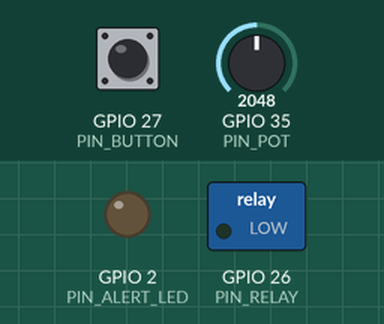
The program below on a simulated ESP32. On the bench: switched loads named in the program (green lamp = pin HIGH), output pins drawn as LEDs (lit = HIGH). The test bench sets the inputs (shaded band); at power-on: GPIO 27 (PIN_BUTTON) HIGH, GPIO 35 (PIN_POT) = 2048. WiFi joins after 1.5 s; servers stay silent unless stated; uploads are accepted with an empty reply; what the program prints to the serial monitor is not drawn.

Above: at 0.0 s.
At 1.5 s:
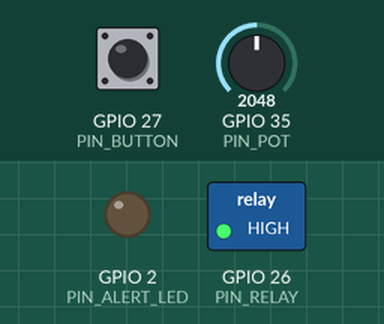
1.6 s: GPIO 27 (PIN_BUTTON) pulled LOW for 0.15 s
3.3 s: GPIO 27 (PIN_BUTTON) pulled LOW for 1 s
5.8 s: GPIO 35 (PIN_POT) set to 1228
8.8 s: GPIO 27 (PIN_BUTTON) driven LOW
10.8 s: GPIO 27 (PIN_BUTTON) pulsed HIGH 2 times (0.12 s each, 0.3 s apart)
12.9 s: GPIO 35 (PIN_POT) set to 2585
15.5 s: GPIO 35 (PIN_POT) set to 2691
At 17.9 s:
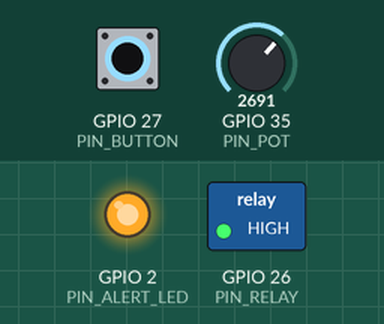
Timing chart, 0 to 19.4 s (numbered marks = the images above; inputs shaded):
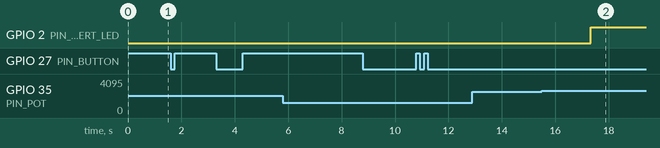

The program:

main.cpp
```cpp
// Projeto Solimões - nó embarcado (versão Wi-Fi direto para o site)
//
// Lê a cada 1 s:  tensão/corrente da bateria (INA226 + shunt), tensão/corrente do
// painel (2º INA226), temperatura da bateria (DS18B20), temp/umidade da caixa (SHT31)
// e o ponto médio do banco (divisor + ADC).
// A cada SEND_PERIOD_MS envia um resumo (média/mín/máx, Ah, SoC, flags) em JSON por
// HTTP POST para o servidor. Corte de carga e alerta local funcionam sem internet.

#include <Arduino.h>
#include <Wire.h>
#include <WiFi.h>
#include <WiFiClientSecure.h>
#include <HTTPClient.h>
#include <ArduinoJson.h>
#include <INA226.h>
#include <OneWire.h>
#include <DallasTemperature.h>
#include <Adafruit_SHT31.h>
#include "config.h"

// ---------------- Sensores ----------------
INA226 inaBat(INA_BAT_ADDR);
INA226 inaPan(INA_PAN_ADDR);
OneWire oneWire(PIN_ONEWIRE);
DallasTemperature ds18(&oneWire);
Adafruit_SHT31 sht31;

bool okInaBat = false, okInaPan = false, okSht = false, okDs = false;

// ---------------- Estatística de uma grandeza no intervalo ----------------
struct Stat {
  float sum = 0, mn = NAN, mx = NAN;
  uint32_t n = 0;
  void add(float v) {
    if (isnan(v)) return;
    sum += v; n++;
    if (isnan(mn) || v < mn) mn = v;
    if (isnan(mx) || v > mx) mx = v;
  }
  void reset() { sum = 0; mn = mx = NAN; n = 0; }
  void toJson(JsonObject o) const {
    if (n == 0) { o["avg"] = nullptr; o["min"] = nullptr; o["max"] = nullptr; return; }
    o["avg"] = round3(sum / n); o["min"] = round3(mn); o["max"] = round3(mx);
  }
  static float round3(float v) { return roundf(v * 1000.0f) / 1000.0f; }
};

Stat sBatV, sBatI, sPanV, sPanI, sLoadI, sBatT, sBoxT, sBoxRH, sMidV;

// ---------------- Estado ----------------
float soc = NAN;              // %
float ahIn = 0, ahOut = 0;    // Ah acumulados desde o último envio
float ahInTotal = 0, ahOutTotal = 0;
uint32_t restSinceMs = 0;     // início do período em repouso (|I| pequeno)
bool loadCut = false;
uint32_t seq = 0;
uint32_t lastSample = 0, lastSend = 0;
uint16_t flagsInterval = 0;   // flags que ocorreram em algum momento do intervalo

enum Flag : uint16_t {
  F_LOW_SOC     = 1 << 0,
  F_LOAD_CUT    = 1 << 1,
  F_BAT_HOT     = 1 << 2,
  F_BOX_HUMID   = 1 << 3,
  F_IMBALANCE   = 1 << 4,
  F_SENSOR_FAIL = 1 << 5,
  F_FULL_CHARGE = 1 << 6,
};

// ---------------- SoC por tensão de circuito aberto (chumbo-ácido, ~25 °C) ----------------
// 12,7 V = 100% · 12,4 V = 75% · 12,2 V = 50% · 12,0 V = 25% · 11,8 V = 0%
float socFromOcv(float vBat) {
  float v = vBat / BAT_CELLS_12V;
  const float V[] = {11.8f, 12.0f, 12.2f, 12.4f, 12.7f};
  const float S[] = {0, 25, 50, 75, 100};
  if (v <= V[0]) return 0;
  if (v >= V[4]) return 100;
  for (int i = 0; i < 4; i++)
    if (v < V[i + 1]) return S[i] + (S[i + 1] - S[i]) * (v - V[i]) / (V[i + 1] - V[i]);
  return 100;
}

// ---------------- Modo 2: potenciômetro + botão ----------------
// O pot ajusta só a grandeza selecionada; as outras ficam congeladas no último valor.
// Cada aperto do botão passa para a próxima da lista.
#if SENSOR_MODE == 2
struct PotVar { const char* key; const char* desc; const char* unit; float lo, hi, value; };
PotVar potVars[] = {
  //  chave     descrição                               un    mín    máx   inicial
  // bat_v aqui é a tensão EM REPOUSO; a medida é  repouso + bat_i * Rint  (física da bateria)
  {"bat_v",  "tensao da bateria em repouso",           "V",  10.5f, 14.5f, 12.6f},
  {"bat_i",  "corrente da bateria (+ carga/- desc.)",  "A",  -5.0f,  5.0f,  0.5f},
  {"pan_v",  "tensao do painel",                       "V",   0.0f, 22.0f, 17.5f},
  {"pan_i",  "corrente do painel",                     "A",   0.0f,  3.0f,  1.0f},
  {"bat_t",  "temperatura da bateria",                 "C",  15.0f, 60.0f, 30.0f},
  {"box_t",  "temperatura da caixa",                   "C",  15.0f, 60.0f, 32.0f},
  {"box_rh", "umidade da caixa",                       "%",  30.0f, 100.0f, 65.0f},
  // ponto médio = bat_v/2 + desvio (assim mexer em bat_v não gera falso desequilíbrio)
  {"mid_v",  "desvio do ponto medio (0 = equilibrado)", "V",  -0.6f,  0.6f,  0.0f},
  {"rint",   "resistencia interna simulada",           "mOhm", 10.0f, 150.0f, 30.0f},
  {"soc",    "estado de carga (forca o SoC)",          "%",   0.0f, 100.0f, 90.0f},
};
const int N_POT_VARS = sizeof(potVars) / sizeof(potVars[0]);
const int IDX_RINT = N_POT_VARS - 2;
const int IDX_SOC = N_POT_VARS - 1;
int potIdx = 0;
bool socForced = false;      // true quando o pot está mexendo direto no SoC

void announcePotVar() {
  PotVar& v = potVars[potIdx];
  Serial.printf("\n[pot] %d/%d  ajustando %s (%s), faixa %.1f a %.1f %s\n",
                potIdx + 1, N_POT_VARS, v.key, v.desc, v.lo, v.hi, v.unit);
}

// Botão com debounce: troca a grandeza a cada aperto (borda de descida)
void pollButton() {
  static bool lastStable = HIGH, lastRaw = HIGH;
  static uint32_t tChange = 0;
  bool raw = digitalRead(PIN_BUTTON);
  if (raw != lastRaw) { lastRaw = raw; tChange = millis(); }
  static uint32_t lastPress = 0;
  if (millis() - tChange > 50 && raw != lastStable) {
    lastStable = raw;
    // ignora "apertos" a menos de 300 ms do anterior (trepidação do botão)
    if (raw == LOW && millis() - lastPress > 300) {
      lastPress = millis();
      potIdx = (potIdx + 1) % N_POT_VARS;
      announcePotVar();
    }
  }
}

// Lê o pot (0..~3,1 V) e converte para a faixa da grandeza selecionada
void updatePotVar() {
  uint32_t mv = 0;
  for (int i = 0; i < 64; i++) mv += analogReadMilliVolts(PIN_POT);
  // O ADC do ESP32 não lê abaixo de ~0,14 V e satura perto de 3,1 V: usa só essa janela,
  // para o pot alcançar o mínimo e o máximo da faixa.
  const float MV_MIN = 150.0f, MV_MAX = 3100.0f;
  float x = constrain((mv / 64.0f - MV_MIN) / (MV_MAX - MV_MIN), 0.0f, 1.0f);

  // Zona morta: com o Wi-Fi ligado o ADC oscila ~2% sozinho. A posição só muda quando o pot
  // anda mais que isso, e aí pula direto (sem média móvel, para os degraus da Rint ficarem nítidos).
  // Nas pontas a zona morta não vale, para alcançar o mínimo e o máximo exatos.
  // A mudança precisa aparecer em 2 leituras seguidas: o pico de ruído de quando o rádio
  // transmite dura uma leitura só e é ignorado.
  static float xApplied = -1;
  static int lastIdx = -1;
  static bool pending = false;
  bool edge = (x <= 0.0f || x >= 1.0f) && x != xApplied;
  bool moved = fabsf(x - xApplied) > 0.025f || edge;
  if (potIdx != lastIdx || xApplied < 0) { xApplied = x; pending = false; }
  else if (moved && pending) { xApplied = x; pending = false; }
  else pending = moved;
  lastIdx = potIdx;

  PotVar& v = potVars[potIdx];
  float newVal = v.lo + xApplied * (v.hi - v.lo);
  if (fabsf(newVal - v.value) > 0.001f * (v.hi - v.lo))
    Serial.printf("[pot] %s = %.2f %s\n", v.key, newVal, v.unit);
  v.value = newVal;
  socForced = (potIdx == IDX_SOC);
}
#endif

// ---------------- Leitura (real ou simulada) ----------------
struct Reading { float batV, batI, panV, panI, batT, boxT, boxRH, midV; };

Reading readSensors() {
  Reading r;
#if SENSOR_MODE == 2
  updatePotVar();
  r.batI  = potVars[1].value;
  // Tensão nos terminais = repouso + I * Rint (I > 0 carregando sobe a tensão, I < 0 derruba)
  r.batV  = potVars[0].value + r.batI * potVars[IDX_RINT].value / 1000.0f;
  r.panV  = potVars[2].value;
  r.panI  = potVars[3].value;
  r.batT  = potVars[4].value;
  r.boxT  = potVars[5].value;
  r.boxRH = potVars[6].value;
  r.midV  = r.batV / 2 + potVars[7].value;
#elif SENSOR_MODE == 1
  // Ciclo de "sol" de 2 minutos para ver os gráficos mexendo na demo
  float t = (millis() % 120000UL) / 120000.0f;
  float sun = max(0.0f, sinf(t * 2 * PI));
  r.panI = 1.2f * sun + random(-20, 20) / 1000.0f;
  r.panV = sun > 0.05f ? 17.5f + random(-30, 30) / 100.0f : 0.5f;
  float load = 0.4f + (random(0, 100) < 10 ? 0.6f : 0.0f);
  r.batI = r.panI - load;
  // repouso + I * Rint (35 mOhm), para o cálculo de Rint ter o que medir
  r.batV = 12.2f + 0.6f * sun + r.batI * 0.035f + random(-2, 2) / 1000.0f;
  r.batT = 29.0f + 3 * sun + random(-10, 10) / 10.0f;
  r.boxT = 31.0f + 4 * sun;
  r.boxRH = 70.0f - 10 * sun;
  r.midV = MID_HAS_BANK ? r.batV / 2 : NAN;
#else
  r.batV = okInaBat ? inaBat.getBusVoltage() : NAN;
  r.batI = okInaBat ? BAT_CURRENT_SIGN * inaBat.getCurrent() : NAN;   // + carregando
  r.panV = okInaPan ? inaPan.getBusVoltage() : NAN;
  r.panI = okInaPan ? inaPan.getCurrent() : NAN;

  // DS18B20: lê a conversão pedida no ciclo anterior e já pede a próxima
  if (okDs) {
    float t = ds18.getTempCByIndex(0);
    r.batT = (t == DEVICE_DISCONNECTED_C) ? NAN : t;
    ds18.requestTemperatures();
  } else r.batT = NAN;

  r.boxT = okSht ? sht31.readTemperature() : NAN;
  r.boxRH = okSht ? sht31.readHumidity() : NAN;

#if MID_HAS_BANK
  uint32_t mv = 0;
  for (int i = 0; i < 16; i++) mv += analogReadMilliVolts(PIN_MIDPOINT);
  r.midV = (mv / 16.0f / 1000.0f) * (MID_R_TOP + MID_R_BOT) / MID_R_BOT;
#else
  r.midV = NAN;
#endif
#endif
  return r;
}

// ---------------- Resistência interna (Rint ≈ ΔV/ΔI) ----------------
// Compara cada leitura com a anterior. Quando a corrente da bateria dá um degrau (uma carga
// ligou/desligou), a tensão nos terminais pula ΔV = Rint·ΔI. Com a convenção I > 0 = carregando,
// Rint = ΔV/ΔI sai positivo nos dois sentidos. Só o nó consegue ver esse degrau: no pacote
// vão médias de vários segundos, onde ele some.
float prevV = NAN, prevI = NAN;
const int RINT_MAX_EVENTS = 16;
float rintBuf[RINT_MAX_EVENTS];
int rintN = 0;

void detectRint(const Reading& r) {
  if (!isnan(prevV) && !isnan(prevI) && !isnan(r.batV) && !isnan(r.batI)) {
    float dI = r.batI - prevI, dV = r.batV - prevV;
    if (fabsf(dI) >= RINT_MIN_DI_A && fabsf(dV) >= RINT_MIN_DV_V) {
      float R = dV / dI;
      if (R >= RINT_MIN_OHM && R <= RINT_MAX_OHM) {
        if (rintN < RINT_MAX_EVENTS) rintBuf[rintN++] = R;
        Serial.printf("[rint] degrau dI=%+.2f A, dV=%+.3f V -> Rint = %.1f mOhm\n", dI, dV, R * 1000);
      }
    }
  }
  prevV = r.batV;
  prevI = r.batI;
}

// Mediana dos eventos do intervalo (ignora um evento ruim isolado melhor que a média)
float rintMedian() {
  if (rintN == 0) return NAN;
  float a[RINT_MAX_EVENTS];
  for (int i = 0; i < rintN; i++) a[i] = rintBuf[i];
  for (int i = 1; i < rintN; i++)          // ordenação por inserção (no máx. 16 itens)
    for (int j = i; j > 0 && a[j - 1] > a[j]; j--) { float t = a[j]; a[j] = a[j - 1]; a[j - 1] = t; }
  return rintN % 2 ? a[rintN / 2] : (a[rintN / 2 - 1] + a[rintN / 2]) / 2;
}

// ---------------- Lógica local (não depende de internet) ----------------
void localLogic(const Reading& r, float dtHours) {
  uint16_t f = 0;

  // Contagem de coulombs: SoC(t) = SoC0 + (1/Cnom) * integral(Ibat dt)
  if (!isnan(r.batI)) {
    float dAh = r.batI * dtHours;
    if (dAh > 0) { ahIn += dAh; ahInTotal += dAh; } else { ahOut -= dAh; ahOutTotal -= dAh; }
    if (!isnan(soc)) soc = constrain(soc + 100.0f * dAh / BAT_CAPACITY_AH, 0.0f, 100.0f);
  }
  if (isnan(soc) && !isnan(r.batV)) soc = socFromOcv(r.batV);   // valor inicial
#if SENSOR_MODE == 2
  if (socForced) soc = potVars[IDX_SOC].value;   // simulação: pot manda no SoC
#endif

  // Recalibração 1: carga completa (controlador em flutuação: tensão alta, corrente baixa)
  if (!isnan(r.batV) && !isnan(r.batI) &&
      r.batV / BAT_CELLS_12V > 13.3f && fabsf(r.batI) < 0.02f * BAT_CAPACITY_AH) {
    soc = 100; f |= F_FULL_CHARGE;
  }
  // Recalibração 2: horas em repouso -> tensão de circuito aberto
  if (!isnan(r.batI) && fabsf(r.batI) < 0.05f) {
    if (restSinceMs == 0) restSinceMs = millis();
    if (millis() - restSinceMs > 2UL * 3600UL * 1000UL) { soc = socFromOcv(r.batV); restSinceMs = millis(); }
  } else restSinceMs = 0;

  // Corte de cargas não essenciais com histerese
  if (!isnan(soc)) {
    if (!loadCut && soc < SOC_CUT_PCT) loadCut = true;
    if (loadCut && soc > SOC_RESTORE_PCT) loadCut = false;
    if (soc < SOC_CUT_PCT) f |= F_LOW_SOC;
  }
  digitalWrite(PIN_RELAY, loadCut ? LOW : HIGH);   // HIGH = cargas ligadas (ajuste ao seu relé)
  if (loadCut) f |= F_LOAD_CUT;

  if (!isnan(r.batT) && r.batT > BAT_TEMP_HIGH_C) f |= F_BAT_HOT;
  if (!isnan(r.boxRH) && r.boxRH > BOX_RH_HIGH_PCT) f |= F_BOX_HUMID;
  if (!isnan(r.midV) && !isnan(r.batV) && fabsf(r.midV - r.batV / 2) > MID_IMBALANCE_V) f |= F_IMBALANCE;
  if (isnan(r.batV) || isnan(r.batT) || isnan(r.boxT)) f |= F_SENSOR_FAIL;

  // Alerta local: acende o LED/buzzer se algo crítico
  bool alert = f & (F_LOW_SOC | F_BAT_HOT | F_LOAD_CUT);
  digitalWrite(PIN_ALERT_LED, alert ? HIGH : LOW);

  flagsInterval |= f;
}

// ---------------- Wi-Fi ----------------
// Não bloqueia: só dispara a conexão e volta. Chamada a todo loop, então o pot e o botão
// continuam respondendo mesmo com o Wi-Fi fora do ar.
void ensureWifi() {
#if !WIFI_ENABLED
  return;
#endif
  static bool wasConnected = false, started = false;
  static uint32_t lastTry = 0;
  if (WiFi.status() == WL_CONNECTED) {
    if (!wasConnected)
      Serial.printf("[wifi] ok, IP %s, RSSI %d dBm\n", WiFi.localIP().toString().c_str(), WiFi.RSSI());
    wasConnected = true;
    return;
  }
  if (wasConnected) Serial.println("[wifi] caiu, reconectando...");
  wasConnected = false;
  if (!started || millis() - lastTry > 15000) {   // tenta de novo a cada 15 s
    if (started) Serial.println("[wifi] ainda sem conexao (rede 2,4 GHz? senha?), tentando de novo");
    else Serial.printf("[wifi] conectando em %s...\n", WIFI_SSID);
    WiFi.mode(WIFI_STA);
    WiFi.disconnect();
    WiFi.begin(WIFI_SSID, WIFI_PASSWORD);
#if WIFI_LOW_TX_POWER
    WiFi.setTxPower(WIFI_POWER_8_5dBm);
#endif
    started = true;
    lastTry = millis();
  }
}

// ---------------- Monta e envia o pacote ----------------
void addFlags(JsonArray a, uint16_t f) {
  if (f & F_LOW_SOC) a.add("low_soc");
  if (f & F_LOAD_CUT) a.add("load_cut");
  if (f & F_BAT_HOT) a.add("bat_hot");
  if (f & F_BOX_HUMID) a.add("box_humid");
  if (f & F_IMBALANCE) a.add("imbalance");
  if (f & F_SENSOR_FAIL) a.add("sensor_fail");
  if (f & F_FULL_CHARGE) a.add("full_charge");
}

void sendSummary() {
  JsonDocument doc;
  doc["node"] = NODE_ID;
  doc["seq"] = seq++;
  doc["uptime_s"] = millis() / 1000;
  doc["samples"] = sBatV.n;
  doc["simulated"] = (SENSOR_MODE != 0);
  sBatV.toJson(doc["bat_v"].to<JsonObject>());
  sBatI.toJson(doc["bat_i"].to<JsonObject>());
  sPanV.toJson(doc["pan_v"].to<JsonObject>());
  sPanI.toJson(doc["pan_i"].to<JsonObject>());
  sLoadI.toJson(doc["load_i"].to<JsonObject>());
  sBatT.toJson(doc["bat_t"].to<JsonObject>());
  sBoxT.toJson(doc["box_t"].to<JsonObject>());
  sBoxRH.toJson(doc["box_rh"].to<JsonObject>());
  sMidV.toJson(doc["mid_v"].to<JsonObject>());
  doc["ah_in"] = Stat::round3(ahIn);
  doc["ah_out"] = Stat::round3(ahOut);
  doc["ah_in_total"] = Stat::round3(ahInTotal);
  doc["ah_out_total"] = Stat::round3(ahOutTotal);
  if (isnan(soc)) doc["soc"] = nullptr; else doc["soc"] = roundf(soc * 10) / 10;
  doc["load_cut"] = loadCut;
  float rint = rintMedian();
  if (isnan(rint)) doc["rint_mohm"] = nullptr; else doc["rint_mohm"] = roundf(rint * 10000) / 10;
  doc["rint_n"] = rintN;   // quantos degraus de corrente houve no intervalo
  addFlags(doc["flags"].to<JsonArray>(), flagsInterval);
  doc["rssi"] = WiFi.RSSI();

  String body;
  serializeJson(doc, body);
  Serial.println(body);

  if (!WIFI_ENABLED) Serial.println("[http] Wi-Fi desligado no config.h, pacote nao enviado");
  else if (WiFi.status() != WL_CONNECTED) Serial.println("[http] sem Wi-Fi, pacote nao enviado");
  if (WiFi.status() == WL_CONNECTED) {
    // https:// -> conexão TLS; http:// -> conexão simples (servidor na rede local)
    WiFiClientSecure tls;
    WiFiClient plain;
    bool https = strncmp(SERVER_URL, "https://", 8) == 0;
    // setInsecure(): criptografa mas não confere o certificado do site. Suficiente para a
    // demo; em produção use tls.setCACert(<certificado raiz do provedor>).
    if (https) tls.setInsecure();

    HTTPClient http;
    http.begin(https ? (WiFiClient&)tls : plain, SERVER_URL);
    http.addHeader("Content-Type", "application/json");
    http.addHeader("X-Api-Token", API_TOKEN);
    http.setConnectTimeout(4000);   // servidor desligado: desiste rápido
    http.setTimeout(15000);         // hospedagens grátis "dormem" e demoram para acordar
    int code = http.POST(body);
    Serial.printf("[http] POST -> %d %s\n", code,
                  code > 0 ? http.getString().c_str() : http.errorToString(code).c_str());
    http.end();
  }

  // Zera o intervalo (mesmo se falhou: a próxima versão pode guardar em fila/SD)
  sBatV.reset(); sBatI.reset(); sPanV.reset(); sPanI.reset(); sLoadI.reset();
  sBatT.reset(); sBoxT.reset(); sBoxRH.reset(); sMidV.reset();
  ahIn = ahOut = 0;
  rintN = 0;
  flagsInterval = 0;
}

// ---------------- Setup / loop ----------------
void setup() {
  Serial.begin(115200);
  delay(300);
  Serial.println("\n== Projeto Solimoes - no " NODE_ID " ==");

  pinMode(PIN_RELAY, OUTPUT);
  digitalWrite(PIN_RELAY, HIGH);
  pinMode(PIN_ALERT_LED, OUTPUT);

#if SENSOR_MODE == 0
  Wire.begin(PIN_SDA, PIN_SCL);

  okInaBat = inaBat.begin();
  if (okInaBat) {
    inaBat.setMaxCurrentShunt(BAT_MAX_CURRENT_A, BAT_SHUNT_OHM);
    inaBat.setAverage(INA226_16_SAMPLES);
  }
  okInaPan = inaPan.begin();
  if (okInaPan) {
    inaPan.setMaxCurrentShunt(PAN_MAX_CURRENT_A, PAN_SHUNT_OHM);
    inaPan.setAverage(INA226_16_SAMPLES);
  }
  okSht = sht31.begin(SHT31_ADDR);

  ds18.begin();
  okDs = ds18.getDeviceCount() > 0;
  ds18.setWaitForConversion(false);
  if (okDs) ds18.requestTemperatures();

  analogSetPinAttenuation(PIN_MIDPOINT, ADC_11db);

  Serial.printf("INA226 bateria: %s | INA226 painel: %s | SHT31: %s | DS18B20: %s\n",
                okInaBat ? "ok" : "FALHOU", okInaPan ? "ok" : "FALHOU",
                okSht ? "ok" : "FALHOU", okDs ? "ok" : "FALHOU");
#elif SENSOR_MODE == 1
  Serial.println("MODO SIMULADO: sem sensores, dados falsos");
#else
  pinMode(PIN_BUTTON, INPUT_PULLUP);
  analogSetPinAttenuation(PIN_POT, ADC_11db);
  Serial.println("MODO POTENCIOMETRO: gire o pot; aperte o botao para trocar a grandeza");
  announcePotVar();
#endif

  ensureWifi();
  lastSample = lastSend = millis();
}

void loop() {
  uint32_t now = millis();

  ensureWifi();   // não bloqueia

#if SENSOR_MODE == 2
  pollButton();   // checado a todo loop para não perder apertos
#endif

  if (now - lastSample >= SAMPLE_PERIOD_MS) {
    float dtHours = (now - lastSample) / 3600000.0f;
    lastSample = now;

    Reading r = readSensors();
    sBatV.add(r.batV);  sBatI.add(r.batI);
    sPanV.add(r.panV);  sPanI.add(r.panI);
    if (!isnan(r.panI) && !isnan(r.batI)) sLoadI.add(r.panI - r.batI);   // I_carga = I_painel - I_bateria
    detectRint(r);
    sBatT.add(r.batT);  sBoxT.add(r.boxT);  sBoxRH.add(r.boxRH);  sMidV.add(r.midV);

    localLogic(r, dtHours);
  }

  if (now - lastSend >= SEND_PERIOD_MS) {
    lastSend = now;
    sendSummary();
  }
}
```

Source omitted: config.h (3699 bytes)

Measured:
- the behaviour switches between 2627 and 2628 on GPIO 35 (PIN_POT) (found by bisection; images 1 and 2)
- after the input at 1.6 s, every drawn part: stays the same
- after the input at 3.3 s, every drawn part: stays the same
- after the input at 5.8 s, every drawn part: stays the same
- after the input at 8.8 s, every drawn part: stays the same
- after the input at 10.8 s, every drawn part: stays the same
- after the input at 12.9 s, every drawn part: stays the same
- after the input at 15.5 s, GPIO 2 (PIN_ALERT_LED): LOW → HIGH after 1.8 s
